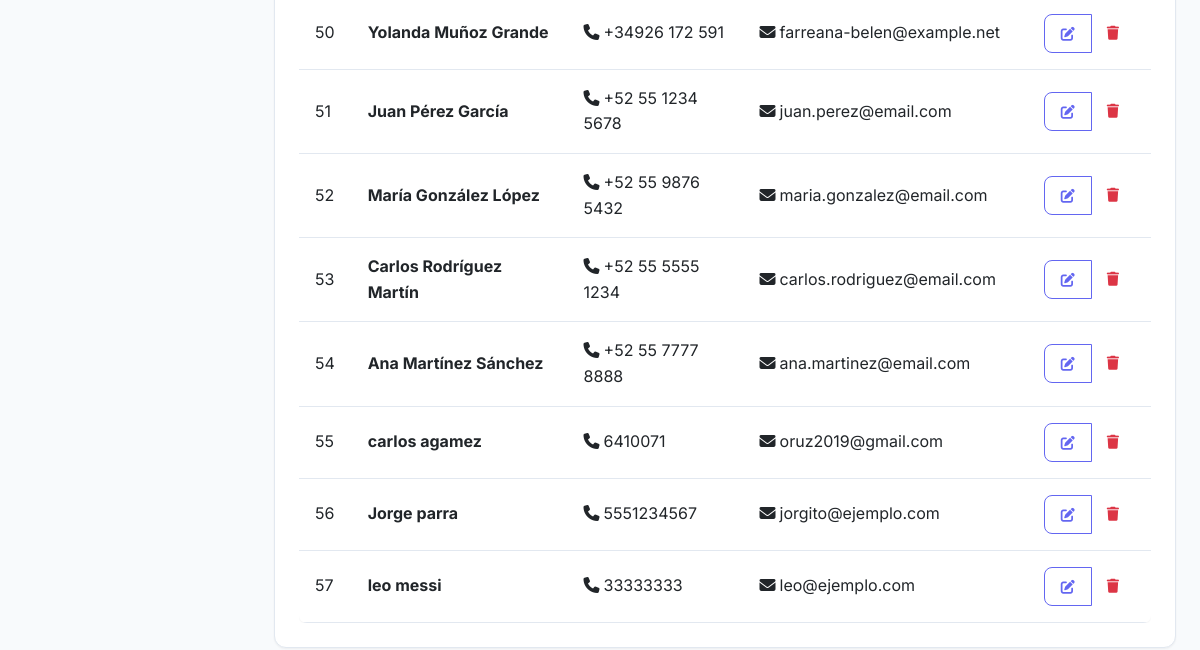
The app's page /clientes/ (signed in, lower part), older data.
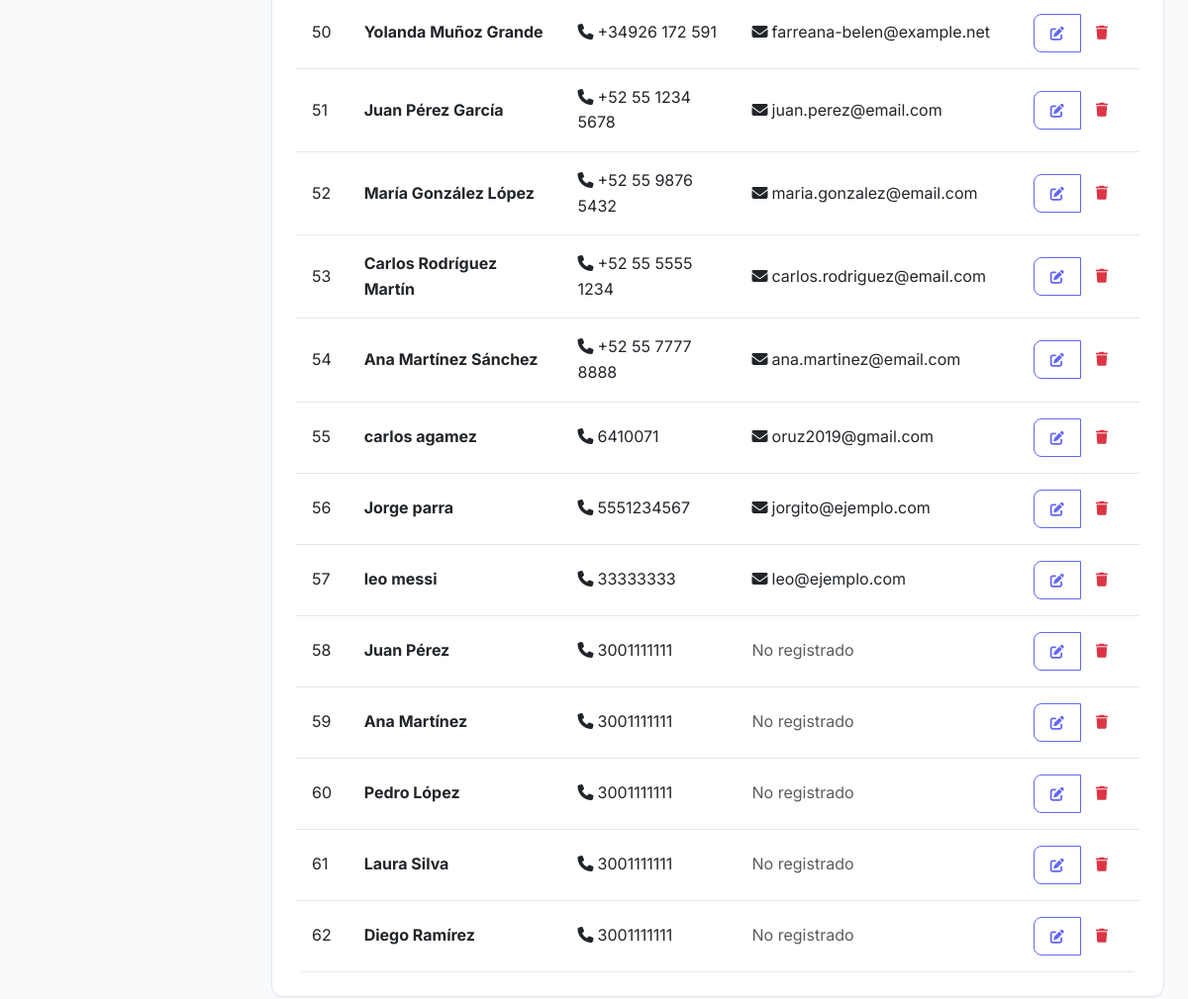
The same page, newer data.
### core/models.py (models this page shows, shortened)
class Cliente(models.Model):
    nombre = models.CharField(max_length=200)
    telefono = models.CharField(max_length=20, blank=True)
    email = models.EmailField(unique=True, blank=True, null=True)
    razon_social = models.CharField(max_length=200, blank=True)
    direccion = models.CharField(max_length=200, blank=True)

### core/views.py (the view)
# urls.py: path('clientes/', views.cliente_list, name='cliente_list'),
@login_required
def cliente_list(request):
    search = request.GET.get('search', '')
    clientes = Cliente.objects.all()
    if search:
        clientes = clientes.filter(
            Q(nombre__icontains=search) |
            Q(email__icontains=search) |
            Q(telefono__icontains=search)
        )
    return render(request, 'clientes/list.html', {
        'clientes': clientes,
        'search': search
    })

### core/templates/clientes/list.html (shortened to what this page needs)
{% extends 'base.html' %}
{% block content %}
<div class="card">
    <div class="card-body">
        {% if clientes %}
        <div class="table-responsive">
            <table class="table table-hover">
                <tbody>
                    {% for cliente in clientes %}
                    <tr>
                        <td>{{ cliente.id }}</td>
                        <td>
                            <strong>{{ cliente.nombre }}</strong>
                        </td>
                        <td>
                            {% if cliente.telefono %}
                                <i class="fas fa-phone me-1"></i>{{ cliente.telefono }}
                            {% else %}
                                <span class="text-muted">No registrado</span>
                            {% endif %}
                        </td>
                        <td>
                            {% if cliente.email %}
                                <i class="fas fa-envelope me-1"></i>{{ cliente.email }}
                            {% else %}
                                <span class="text-muted">No registrado</span>
                            {% endif %}
                        </td>
                        <td>
                            <div class="btn-group" role="group">
                                <a href="{% url 'cliente_edit' cliente.id %}"
                                   class="btn btn-sm btn-outline-primary" title="Editar">
                                    <i class="fas fa-edit"></i>
                                </a>
                                <a href="{% url 'cliente_delete' cliente.id %}"
                                   class="btn btn-sm btn-outline-danger" title="Eliminar">
                                    <i class="fas fa-trash"></i>
                                </a>
                            </div>
                        </td>
                    </tr>
                    {% endfor %}
                </tbody>
            </table>
        </div>
        {% endif %}
    </div>
</div>
{% endblock %}

Row changes from the older to the newer data that the page shows:
added Cliente: id "58", nombre "Juan Pérez", telefono "3001111111", shows "No registrado"
added Cliente: id "59", nombre "Ana Martínez", telefono "3001111111", shows "No registrado"
added Cliente: id "60", nombre "Pedro López", telefono "3001111111", shows "No registrado"
added Cliente: id "61", nombre "Laura Silva", telefono "3001111111", shows "No registrado"
added Cliente: id "62", nombre "Diego Ramírez", telefono "3001111111", shows "No registrado"
